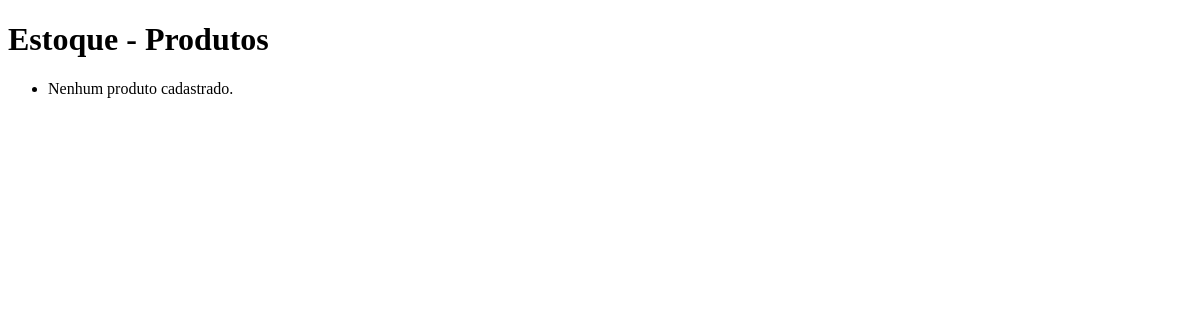
/estoque/ (signed in), run on an earlier commit of the app's database.
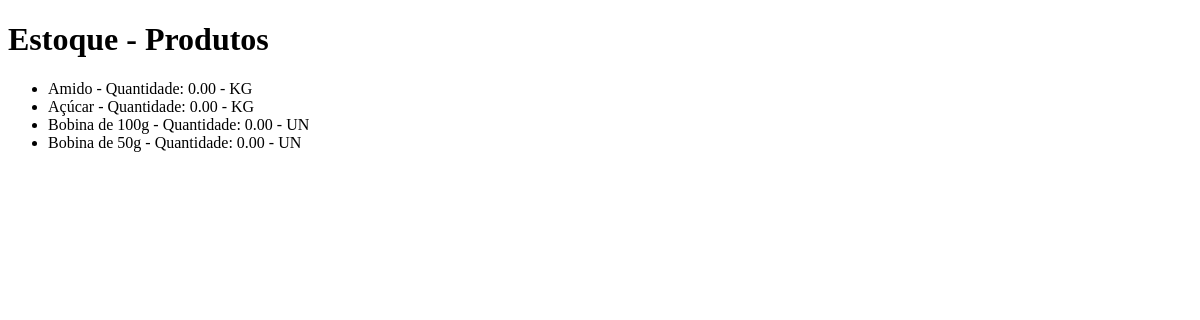
And on a later commit of the database.
### estoque/models.py (models this page shows, shortened)
class Produto(models.Model):
    nome = models.CharField(max_length=150)
    categoria = models.CharField(max_length=20, blank=True, null=True)
    unidade_medida = models.CharField(
        max_length=10,
        choices=[
            ('UN', 'Unidade'),
            ('KG', 'Quilo'),
            ('LT', 'Litro'),
            ('M', 'Metro'),
            ('CX', 'Caixa'),
            ('PC', 'Pacote'),
            ('ML', 'Mililitro'),
            ('M2', 'Metro Quadrado'),
            ('M3', 'Metro Cúbico'),
            ('G', 'Grama'),
        ]
    )
    quantidade = models.DecimalField(max_digits=10, decimal_places=2, default=0)

### estoque/views.py (the view)
# urls.py: path('', views.lista_produtos, name='lista_produtos'),
@login_required
def lista_produtos(request):
    produtos = Produto.objects.all().order_by('categoria', 'nome')
    return render(request, 'estoque/lista_produtos.html', {
        'produtos': produtos
    })

### estoque/templates/estoque/lista_produtos.html (shortened to what this page needs)
<!DOCTYPE html>
<html>
<head>
</head>
<body>
    <h1>Estoque - Produtos</h1>
    <ul>
        {% for produto in produtos %}
            <li>
                {{ produto.nome }} - Quantidade: {{ produto.quantidade }} -  {{ produto.unidade_medida }}
            </li>
        {% empty %}
            <li>Nenhum produto cadastrado.</li>
        {% endfor %}
    </ul>
</body>
</html>

What changed in the data, as far as the page shows it:
added Produto: nome "Amido", quantidade "0.00", unidade_medida "KG"
added Produto: nome "Açúcar", quantidade "0.00", unidade_medida "KG"
added Produto: nome "Bobina de 100g", quantidade "0.00", unidade_medida "UN"
added Produto: nome "Bobina de 50g", quantidade "0.00", unidade_medida "UN"
Also different on the page:
text no longer shown: "Nenhum produto cadastrado."
